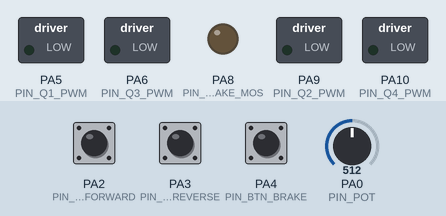
Simulated run of this sketch. Board: STM32 Blue Pill. Parts: switched loads named in the sketch (green lamp = pin HIGH), output pins drawn as LEDs (lit = HIGH). Inputs (shaded band) come from the test bench; at power-on: PA2 (PIN_BTN_FORWARD) HIGH, PA3 (PIN_BTN_REVERSE) HIGH, PA4 (PIN_BTN_BRAKE) HIGH, PA0 (PIN_POT) = 512. What the sketch prints to the serial monitor is not drawn.

Above: at 1.2 s.
1.3 s: PA2 (PIN_BTN_FORWARD) pulled LOW for 0.15 s
At 2.0 s:
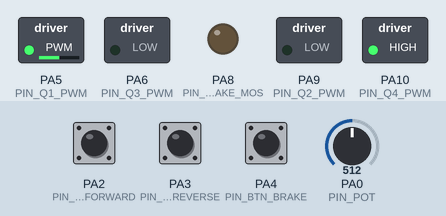
2.9 s: PA3 (PIN_BTN_REVERSE) pulled LOW for 1 s
At 4.5 s:
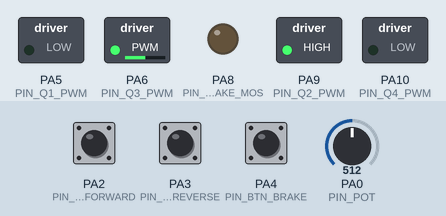
5.4 s: PA4 (PIN_BTN_BRAKE) pulled LOW for 1 s
At 6.4 s:
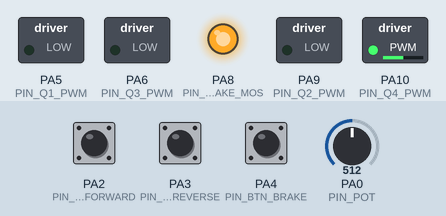
8.1 s: PA2 (PIN_BTN_FORWARD) pulled LOW for 1 s
At 8.4 s:
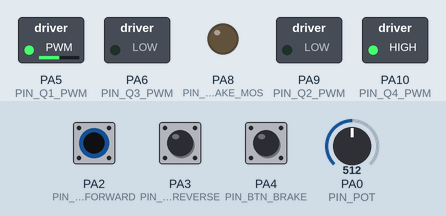
10.6 s: PA0 (PIN_POT) set to 716
At 11.5 s:
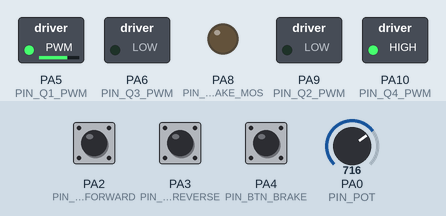
12.1 s: PA4 (PIN_BTN_BRAKE) pulled LOW for 3.2 s
At 12.7 s:
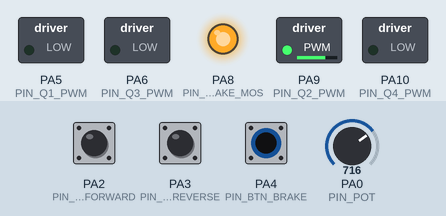
Timing chart, 0 to 17.0 s (numbered marks = the images above; inputs shaded):
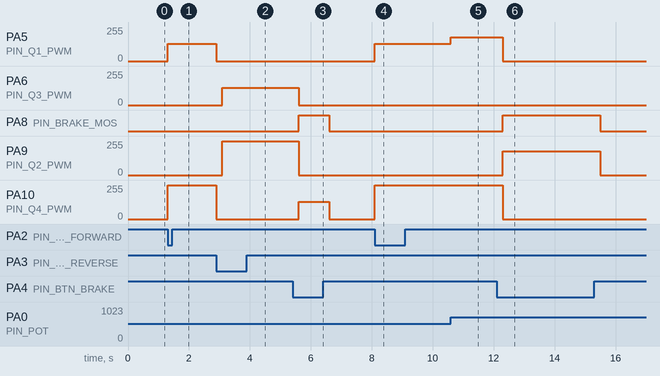

The sketch:

ATmega328PFirmware.ino
```cpp
/*---------------------------------------------------------------------------
    Project    : Four-Quadrant DC Motor Drive
    Controller : ATmega328P (Arduino Uno)
    Author     : Harshak V P
    Year       : 2026

    Description
    ------------------------------------------------------------------------
    Educational implementation of a textbook Type-E Four-Quadrant Chopper
    using an H-Bridge and a dedicated brake chopper.

    Regenerated energy is dissipated through a braking resistor and is not
    returned to the battery.

    Power Topology
    ------------------------------------------------------------------------
    Battery → Series Diode → DC Bus → Brake Resistor
                                      ↓
                               Brake MOSFET
                                      ↓
                                     GND

    Switching Summary
    ------------------------------------------------------------------------
    Quadrant I    : Forward Motoring
                    Q1 = PWM, Q4 = ON

    Quadrant II   : Forward Dynamic Braking
                    Q2 = PWM, Brake MOSFET = ON

    Quadrant III  : Reverse Motoring
                    Q3 = PWM, Q2 = ON

    Quadrant IV   : Reverse Dynamic Braking
                    Q4 = PWM, Brake MOSFET = ON

    Stop          : All MOSFETs OFF

    Firmware Execution Flow
    ------------------------------------------------------------------------
    readInputs()
          ↓
    determineState()
          ↓
    transitionState()
          ↓
    runState()

    Notes
    ------------------------------------------------------------------------
    • Dead time (100 µs) is inserted only during state transitions.
    • Default Arduino PWM (analogWrite()) is used.
    • Hardware abstraction macros can be replaced to port the firmware to
      STM32 or another microcontroller.
---------------------------------------------------------------------------*/

#include <stdint.h>
#include <stdbool.h>

/*--------------------------- HAL Shim -----------------------------------*/
// Replace these macros with STM32 HAL equivalents when porting.

// Set a digital output HIGH or LOW
#define HAL_GPIO_Write(pin, val)     digitalWrite((pin), (val))

// Read a digital input
#define HAL_GPIO_Read(pin)           digitalRead((pin))

// Write PWM duty cycle (0–255)
#define HAL_PWM_Write(pin, duty)     analogWrite((pin), (duty))

// Busy-wait for the specified number of microseconds
#define HAL_DelayUs(us)              delayMicroseconds((us))

// Millisecond timestamp — rollover-safe when used with subtraction
#define HAL_GetTickMs()              ((uint32_t)millis())

/*--------------------------- Pin Configuration --------------------------*/

// H-Bridge MOSFETs
static const uint8_t PIN_Q1_PWM      = 5;   // Timer0/OC0B
static const uint8_t PIN_Q2_PWM      = 9;   // Timer1/OC1A
static const uint8_t PIN_Q3_PWM      = 6;   // Timer0/OC0A
static const uint8_t PIN_Q4_PWM      = 10;  // Timer1/OC1B

// Brake chopper
static const uint8_t PIN_BRAKE_MOS   = 8;

// User inputs
static const uint8_t PIN_BTN_FORWARD = 2;   // Active LOW
static const uint8_t PIN_BTN_REVERSE = 3;   // Active LOW
static const uint8_t PIN_BTN_BRAKE   = 4;   // Active LOW, level-sensitive
static const uint8_t PIN_POT         = A0;  // Speed demand

/*--------------------------- Timing Constants ---------------------------*/

// Dead time between any two switching states — prevents shoot-through
static const uint32_t DEAD_TIME_US        = 100U;

// Mandatory pause when reversing motor direction
static const uint32_t DIR_CHANGE_DELAY_MS = 500U;

// Minimum stable time before a button state is accepted
static const uint32_t DEBOUNCE_MS         = 200U;

/*--------------------------- Motor State Machine ------------------------*/

// All legal operating states for the drive
typedef enum {
    STATE_STOP = 0,
    STATE_FORWARD_MOTORING,
    STATE_FORWARD_BRAKING,
    STATE_REVERSE_MOTORING,
    STATE_REVERSE_BRAKING,
    STATE_COUNT             // Sentinel — keep last
} MotorState_t;

// Human-readable names indexed by MotorState_t — used for serial logging
static const char * const STATE_NAMES[STATE_COUNT] = {
    "STOP",
    "FORWARD_MOTORING",
    "FORWARD_BRAKING",
    "REVERSE_MOTORING",
    "REVERSE_BRAKING"
};

/*--------------------------- Input Snapshot -----------------------------*/

// Holds debounced button states and speed demand, refreshed once per loop.
// The rest of the firmware reads from this snapshot rather than polling hardware directly.
typedef struct {
    bool    fwdPressed;   // True for one cycle after a valid forward button press
    bool    revPressed;   // True for one cycle after a valid reverse button press
    bool    brkHeld;      // True while the brake button is held and debounced
    uint8_t speedDemand;  // Potentiometer mapped to 0–255
} Inputs_t;

/*--------------------------- Module-Level State -------------------------*/

static MotorState_t g_currentState = STATE_STOP;
static MotorState_t g_nextState    = STATE_STOP;
static Inputs_t     g_inputs       = { false, false, false, 0U };

// Debounce timestamps — one per button
static uint32_t g_lastFwdPressMs  = 0U;
static uint32_t g_lastRevPressMs  = 0U;
static uint32_t g_lastBrkChangeMs = 0U;

// Previous raw brake level — used to detect level changes for debounce restart
static bool g_brkPrevRaw = false;

// Cached PWM duty — avoids redundant analogWrite calls when pot is not moving
static uint8_t g_lastDuty = 0U;

/*--------------------------- Forward Declarations -----------------------*/

static void readInputs(void);
static void determineState(void);
static void transitionState(void);
static void runState(void);

static void enterForwardMotoring(void);
static void enterForwardBraking(void);
static void enterReverseMotoring(void);
static void enterReverseBraking(void);
static void enterStop(void);

static void runForwardMotoring(void);
static void runForwardBraking(void);
static void runReverseMotoring(void);
static void runReverseBraking(void);

static void allMosfetsOff(void);
static void setDuty(uint8_t pin, uint8_t duty);

/*--------------------------- Setup --------------------------------------*/

// Initialise GPIO and put the drive in the STOP state.
// Outputs are driven LOW before pinMode OUTPUT is set to prevent a brief
// undefined level from reaching the gate drivers on power-up.
void setup(void)
{
    // Safe startup — pull all gate signals LOW before enabling outputs
    HAL_GPIO_Write(PIN_Q1_PWM,    LOW);
    HAL_GPIO_Write(PIN_Q2_PWM,    LOW);
    HAL_GPIO_Write(PIN_Q3_PWM,    LOW);
    HAL_GPIO_Write(PIN_Q4_PWM,    LOW);
    HAL_GPIO_Write(PIN_BRAKE_MOS, LOW);

    // Configure outputs
    pinMode(PIN_Q1_PWM,    OUTPUT);
    pinMode(PIN_Q2_PWM,    OUTPUT);
    pinMode(PIN_Q3_PWM,    OUTPUT);
    pinMode(PIN_Q4_PWM,    OUTPUT);
    pinMode(PIN_BRAKE_MOS, OUTPUT);

    // Configure inputs — internal pull-up, buttons are active LOW
    pinMode(PIN_BTN_FORWARD, INPUT_PULLUP);
    pinMode(PIN_BTN_REVERSE, INPUT_PULLUP);
    pinMode(PIN_BTN_BRAKE,   INPUT_PULLUP);

    pinMode(PIN_POT, INPUT);

    Serial.begin(115200);
    Serial.println(F("[DRIVE] Initialised — STOP"));
}

/*--------------------------- Main Loop ----------------------------------*/

// Fixed execution order — no switching logic lives here.
//   1. readInputs()      — sample hardware, apply debounce
//   2. determineState()  — compute next state from debounced inputs
//   3. transitionState() — if state changed: dead time, then enter new state
//   4. runState()        — update PWM duty for the active state
void loop(void)
{
    readInputs();
    determineState();
    transitionState();
    runState();
}

/*--------------------------- Read User Inputs ---------------------------*/

// Sample all buttons and the potentiometer into g_inputs.
//
// Forward and Reverse are edge-triggered: fwdPressed / revPressed are true
// for exactly one loop cycle after the button is pressed and debounced.
//
// Brake is level-sensitive: brkHeld tracks the held state of the button
// with hysteresis provided by the debounce timer.
//
// This is the only place hardware inputs are read.
static void readInputs(void)
{
    const uint32_t now = HAL_GetTickMs();

    // Forward button — edge-triggered, debounced
    g_inputs.fwdPressed = false;
    if (HAL_GPIO_Read(PIN_BTN_FORWARD) == LOW) {
        if ((now - g_lastFwdPressMs) >= DEBOUNCE_MS) {
            g_inputs.fwdPressed = true;
            g_lastFwdPressMs    = now;
        }
    }

    // Reverse button — edge-triggered, debounced
    g_inputs.revPressed = false;
    if (HAL_GPIO_Read(PIN_BTN_REVERSE) == LOW) {
        if ((now - g_lastRevPressMs) >= DEBOUNCE_MS) {
            g_inputs.revPressed = true;
            g_lastRevPressMs    = now;
        }
    }

    // Brake button — level-sensitive, debounced
    // Any level change restarts the debounce timer; the output only updates
    // once the level has been stable for the full debounce window.
    {
        bool brkRaw = (HAL_GPIO_Read(PIN_BTN_BRAKE) == LOW);

        if (brkRaw != g_brkPrevRaw) {
            g_lastBrkChangeMs = now;
            g_brkPrevRaw      = brkRaw;
        }

        if ((now - g_lastBrkChangeMs) >= DEBOUNCE_MS) {
            g_inputs.brkHeld = brkRaw;
        }
    }

    // Potentiometer — 10-bit ADC result shifted to 8-bit for analogWrite
    g_inputs.speedDemand = (uint8_t)(analogRead(PIN_POT) >> 2);
}

/*--------------------------- Determine Next State -----------------------*/

// Compute g_nextState from g_currentState and the debounced inputs.
//
// Transition rules:
//   STOP             + fwdPressed  → FORWARD_MOTORING
//   STOP             + revPressed  → REVERSE_MOTORING
//   FORWARD_MOTORING + brkHeld     → FORWARD_BRAKING
//   FORWARD_MOTORING + revPressed  → STOP  (direction change via STOP)
//   FORWARD_BRAKING  + !brkHeld    → STOP
//   REVERSE_MOTORING + brkHeld     → REVERSE_BRAKING
//   REVERSE_MOTORING + fwdPressed  → STOP  (direction change via STOP)
//   REVERSE_BRAKING  + !brkHeld    → STOP
//
// g_nextState is only written here; gate changes happen in transitionState().
static void determineState(void)
{
    g_nextState = g_currentState;  // Default: remain in current state

    switch (g_currentState) {

        case STATE_STOP:
            if (g_inputs.fwdPressed) {
                g_nextState = STATE_FORWARD_MOTORING;
            } else if (g_inputs.revPressed) {
                g_nextState = STATE_REVERSE_MOTORING;
            }
            break;

        case STATE_FORWARD_MOTORING:
            if (g_inputs.brkHeld) {
                g_nextState = STATE_FORWARD_BRAKING;
            } else if (g_inputs.revPressed) {
                // Direction reversal: always pass through STOP
                g_nextState = STATE_STOP;
            }
            break;

        case STATE_FORWARD_BRAKING:
            if (!g_inputs.brkHeld) {
                g_nextState = STATE_STOP;
            }
            break;

        case STATE_REVERSE_MOTORING:
            if (g_inputs.brkHeld) {
                g_nextState = STATE_REVERSE_BRAKING;
            } else if (g_inputs.fwdPressed) {
                g_nextState = STATE_STOP;
            }
            break;

        case STATE_REVERSE_BRAKING:
            if (!g_inputs.brkHeld) {
                g_nextState = STATE_STOP;
            }
            break;

        default:
            g_nextState = STATE_STOP;
            break;
    }
}

/*--------------------------- Execute State Transition -------------------*/

// Apply a state transition when g_nextState differs from g_currentState.
//
// Transition sequence:
//   1. allMosfetsOff()           — disable entire bridge immediately
//   2. HAL_DelayUs(DEAD_TIME_US) — 100 µs dead time, no switching overlap
//   3. delay(DIR_CHANGE_DELAY_MS)— extra 500 ms pause for direction reversals
//   4. enter<NewState>()         — configure gate signals for the new state
//   5. Commit g_currentState     — FSM advances
//
// Dead time is applied here and nowhere else.
static void transitionState(void)
{
    if (g_nextState == g_currentState) {
        return;  // No transition — nothing to do
    }

    // Disable bridge and insert dead time before any gate reconfiguration
    allMosfetsOff();
    HAL_DelayUs(DEAD_TIME_US);

    // Extra settling time when reversing direction
    bool isDirectionChange =
        ((g_currentState == STATE_FORWARD_MOTORING ||
          g_currentState == STATE_FORWARD_BRAKING)  &&
         (g_nextState    == STATE_REVERSE_MOTORING  ||
          g_nextState    == STATE_REVERSE_BRAKING)) ||
        ((g_currentState == STATE_REVERSE_MOTORING ||
          g_currentState == STATE_REVERSE_BRAKING)  &&
         (g_nextState    == STATE_FORWARD_MOTORING  ||
          g_nextState    == STATE_FORWARD_BRAKING));

    if (isDirectionChange) {
        delay(DIR_CHANGE_DELAY_MS);
    }

    // Configure gate signals for the incoming state
    switch (g_nextState) {
        case STATE_FORWARD_MOTORING:  enterForwardMotoring();  break;
        case STATE_FORWARD_BRAKING:   enterForwardBraking();   break;
        case STATE_REVERSE_MOTORING:  enterReverseMotoring();  break;
        case STATE_REVERSE_BRAKING:   enterReverseBraking();   break;
        case STATE_STOP:              enterStop();              break;
        default:                      enterStop();              break;
    }

    // Log the transition and commit the new state
    Serial.print(F("[DRIVE] "));
    Serial.print(STATE_NAMES[g_currentState]);
    Serial.print(F(" → "));
    Serial.println(STATE_NAMES[g_nextState]);

    g_currentState = g_nextState;
    g_lastDuty     = 0xFFU;  // Invalidate cache to force first PWM write in runState()
}

/*--------------------------- Run Active State ---------------------------*/

// Dispatch to the active state's run-function every loop.
// run<State>() functions update the PWM duty cycle only.
// Gate assignments are never changed here — that is done once in enter<State>().
static void runState(void)
{
    switch (g_currentState) {
        case STATE_FORWARD_MOTORING:  runForwardMotoring();  break;
        case STATE_FORWARD_BRAKING:   runForwardBraking();   break;
        case STATE_REVERSE_MOTORING:  runReverseMotoring();  break;
        case STATE_REVERSE_BRAKING:   runReverseBraking();   break;
        case STATE_STOP:              /* Nothing to do */     break;
        default:                      enterStop();            break;
    }
}

/*--------------------------- Enter-State Functions ----------------------*/
// Called ONCE on transition — configure static gate signals here.
// The PWM pin for the state is left at 0; runState() applies the duty each loop.

// Q-I Forward Motoring
// Q4 = ON (static), Q1 = PWM, Q2 = Q3 = Brake = OFF
static void enterForwardMotoring(void)
{
    HAL_GPIO_Write(PIN_Q2_PWM,    LOW);
    HAL_GPIO_Write(PIN_Q3_PWM,    LOW);
    HAL_GPIO_Write(PIN_BRAKE_MOS, LOW);
    HAL_GPIO_Write(PIN_Q4_PWM,    HIGH);  // Q4 static ON
    // Q1 PWM applied each loop by runForwardMotoring()
}

// Q-II Forward Dynamic Braking
// Brake MOSFET = ON, Q2 = PWM, Q1 = Q3 = Q4 = OFF
static void enterForwardBraking(void)
{
    HAL_GPIO_Write(PIN_Q1_PWM,    LOW);
    HAL_GPIO_Write(PIN_Q3_PWM,    LOW);
    HAL_GPIO_Write(PIN_Q4_PWM,    LOW);
    HAL_GPIO_Write(PIN_BRAKE_MOS, HIGH);  // Brake resistor connected
    // Q2 PWM applied each loop by runForwardBraking()
}

// Q-III Reverse Motoring
// Q2 = ON (static), Q3 = PWM, Q1 = Q4 = Brake = OFF
static void enterReverseMotoring(void)
{
    HAL_GPIO_Write(PIN_Q1_PWM,    LOW);
    HAL_GPIO_Write(PIN_Q4_PWM,    LOW);
    HAL_GPIO_Write(PIN_BRAKE_MOS, LOW);
    HAL_GPIO_Write(PIN_Q2_PWM,    HIGH);  // Q2 static ON
    // Q3 PWM applied each loop by runReverseMotoring()
}

// Q-IV Reverse Dynamic Braking
// Brake MOSFET = ON, Q4 = PWM, Q1 = Q2 = Q3 = OFF
static void enterReverseBraking(void)
{
    HAL_GPIO_Write(PIN_Q1_PWM,    LOW);
    HAL_GPIO_Write(PIN_Q2_PWM,    LOW);
    HAL_GPIO_Write(PIN_Q3_PWM,    LOW);
    HAL_GPIO_Write(PIN_BRAKE_MOS, HIGH);  // Brake resistor connected
    // Q4 PWM applied each loop by runReverseBraking()
}

// STOP — all gates off
static void enterStop(void)
{
    allMosfetsOff();
}

/*--------------------------- Run-State Functions ------------------------*/
// Called every loop — update PWM duty only, never reconfigure gates.

// Q-I Forward Motoring — Q1 duty tracks the potentiometer
static void runForwardMotoring(void)
{
    setDuty(PIN_Q1_PWM, g_inputs.speedDemand);
}

// Q-II Forward Dynamic Braking — Q2 duty controls braking torque
// Higher duty → higher average current through brake resistor → more braking force
static void runForwardBraking(void)
{
    setDuty(PIN_Q2_PWM, g_inputs.speedDemand);
}

// Q-III Reverse Motoring — Q3 duty tracks the potentiometer
static void runReverseMotoring(void)
{
    setDuty(PIN_Q3_PWM, g_inputs.speedDemand);
}

// Q-IV Reverse Dynamic Braking — Q4 duty controls braking torque
static void runReverseBraking(void)
{
    setDuty(PIN_Q4_PWM, g_inputs.speedDemand);
}

/*--------------------------- Utility Functions --------------------------*/

// Force all bridge and brake gate signals to LOW immediately.
// Uses digitalWrite rather than analogWrite(pin, 0) to guarantee a
// synchronous LOW — analogWrite(pin, 0) can leave the AVR timer running.
// Call this before every dead-time insertion.
static void allMosfetsOff(void)
{
    HAL_GPIO_Write(PIN_Q1_PWM,    LOW);
    HAL_GPIO_Write(PIN_Q2_PWM,    LOW);
    HAL_GPIO_Write(PIN_Q3_PWM,    LOW);
    HAL_GPIO_Write(PIN_Q4_PWM,    LOW);
    HAL_GPIO_Write(PIN_BRAKE_MOS, LOW);
    g_lastDuty = 0xFFU;  // Invalidate cached duty so next setDuty() always writes
}

// Write a PWM duty cycle to a pin, skipping the write if the value has not changed.
// Only one pin is PWM'd at a time in this topology, so a single cached value suffices.
// This avoids redundant timer register writes on every loop iteration when the pot is still.
static void setDuty(uint8_t pin, uint8_t duty)
{
    if (duty == g_lastDuty) {
        return;
    }
    HAL_PWM_Write(pin, duty);
    g_lastDuty = duty;
}
```

Measured:
- after the input at 1.3 s, PA5 (PIN_Q1_PWM): 0/255 → 128/255 at once; PA10 (PIN_Q4_PWM): 0/255 → 255/255 at once
- after the input at 2.9 s, PA5 (PIN_Q1_PWM): 128/255 → 0/255 at once; PA6 (PIN_Q3_PWM): 0/255 → 128/255 after 0.20 s; PA9 (PIN_Q2_PWM): 0/255 → 255/255 after 0.20 s; PA10 (PIN_Q4_PWM): 255/255 → 0/255 at once
- after the input at 5.4 s, PA6 (PIN_Q3_PWM): 128/255 → 0/255 after 0.20 s; PA8 (PIN_BRAKE_MOS): LOW → HIGH after 0.20 s, → LOW 1.0 s later; PA9 (PIN_Q2_PWM): 255/255 → 0/255 after 0.20 s; PA10 (PIN_Q4_PWM): 0/255 → 128/255 after 0.20 s, → 0/255 1.0 s later
- after the input at 8.1 s, PA5 (PIN_Q1_PWM): 0/255 → 128/255 at once; PA10 (PIN_Q4_PWM): 0/255 → 255/255 at once
- after the input at 10.6 s, PA5 (PIN_Q1_PWM): 128/255 → 179/255 at once
- after the input at 12.1 s, PA5 (PIN_Q1_PWM): 179/255 → 0/255 after 0.20 s; PA8 (PIN_BRAKE_MOS): LOW → HIGH after 0.20 s, → LOW 3.2 s later; PA9 (PIN_Q2_PWM): 0/255 → 179/255 after 0.20 s, → 0/255 3.2 s later; PA10 (PIN_Q4_PWM): 255/255 → 0/255 after 0.20 s
